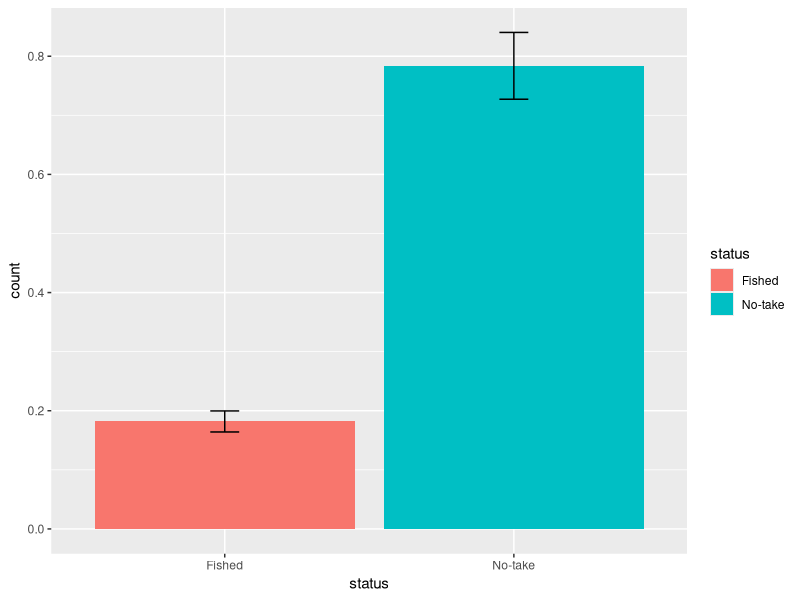
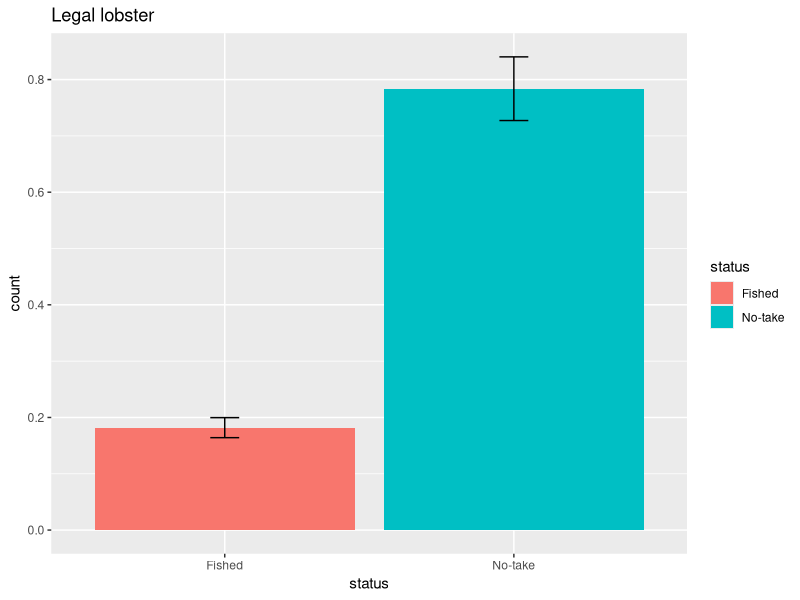
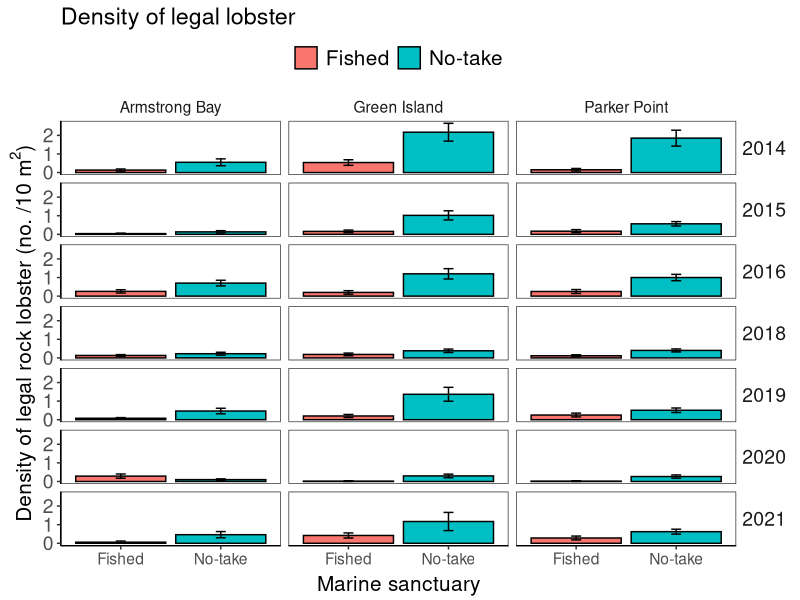
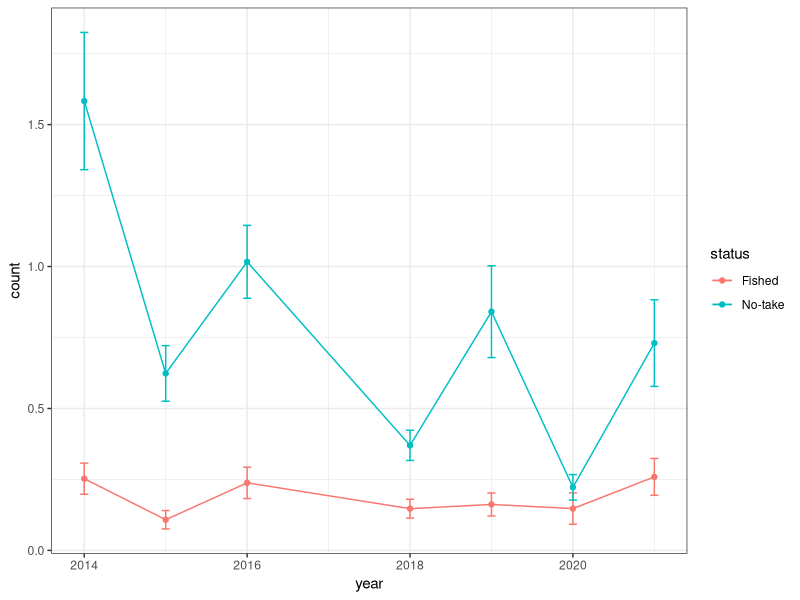
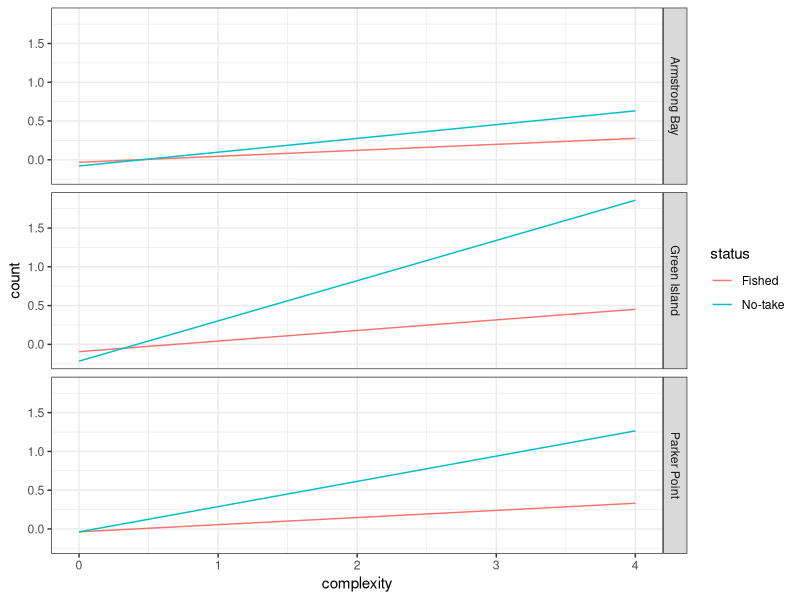
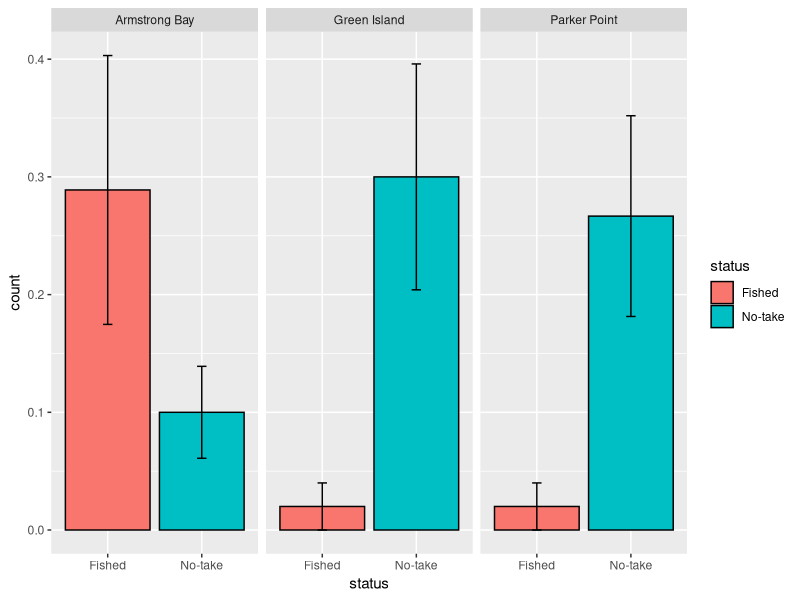
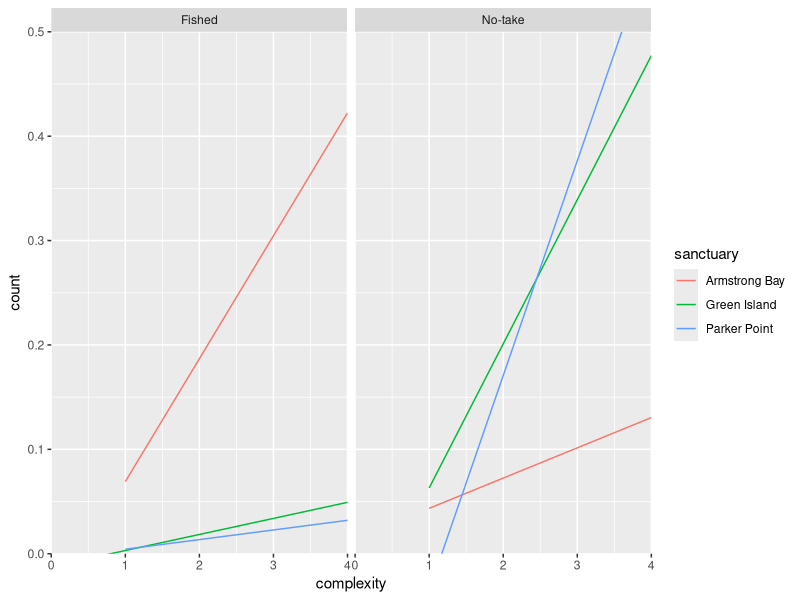
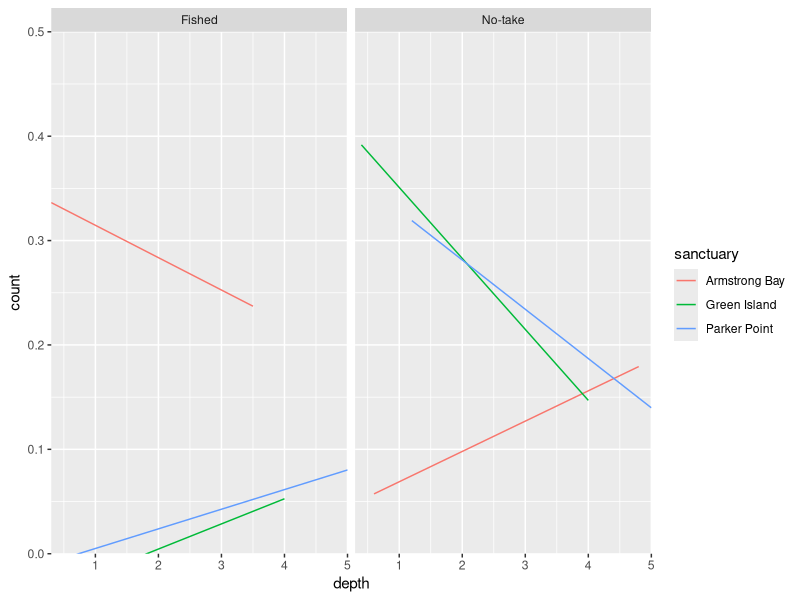

R code for these plots, in order:
## ---- chunk 1

library(knitr)
knitr::opts_chunk$set(echo = TRUE)
## ---- chunk 2
library(tidyr) #to tidy data
library(dplyr) #to transform data
library(readr) #to write data
library(here) #to make robust links to files

library(forcats) #to transform catagorical data
library(ggplot2) #to plot data
## ---- chunk 3
study<-"lobster.density"
## ---- chunk 4
se <- function(x) sd(x) / sqrt(length(x))
se.min <- function(x) (mean(x)) - se(x) #to make SE min.
se.max <- function(x) (mean(x)) + se(x) #to make SE max.
## ---- chunk 5
data.dir <- here("Data")

# or for ecocloud
#data.dir <- here("workspace","Template-lobster-density","Data")
## ---- chunk 6
dir.create(file.path(here(), "Plots")) #create Plots folder

plots.dir=here("Plots")

# or for ecocloud
#dir.create(file.path(here(), "workspace","Template-lobster-density","Plots"))
#plots.dir <- here("workspace","Template-lobster-density","Plots")

## ---- chunk 7
data.dir <- here("Data")
setwd(data.dir)#this is out shortcut using here()
dir()

dat<-read_csv("lobster.density.csv")%>%
  glimpse()

## ---- chunk 8

ggplot(dat%>%filter(size.class=="legal"), aes(x=status, y=count,fill=status)) + 
  stat_summary(fun.y=mean, geom="bar") + #add bar at mean
  stat_summary(fun.ymin = se.min, fun.ymax = se.max, geom = "errorbar", width = 0.1) #add error bars

## ---- chunk 9

ggsave(here("Plots","status.barplot.png"))

## ---- chunk 10
status.barplot <- ggplot(dat%>%filter(size.class=="legal"), aes(x=status, y=count,fill=status)) + 
  stat_summary(fun.y=mean, geom="bar") + #add bar at mean
  stat_summary(fun.ymin = se.min, fun.ymax = se.max, geom = "errorbar", width = 0.1) + #add error bars
  ggtitle("Legal lobster") #add a title
status.barplot

## ---- chunk 11
ggsave(here("Plots","status.barplot2.png"),status.barplot)


ggsave(here("Plots","status.barplot2.png"),status.barplot,
       width = 15, height = 8,units = "cm") 

## ---- chunk 12
Theme1 <-
  theme(
    panel.grid.major = element_blank(), #turns off the major grid lines
    panel.grid.minor = element_blank(), #turns off the minor grid lines
    
    text=element_text(size=14), #sets all text to 14
    
    axis.title.x=element_text(vjust=0.3, size=15),
    axis.title.y=element_text(vjust=0.6, angle=90, size=15),
    axis.text.y=element_text(size=14),
    axis.line.x=element_line(colour="black", size=0.5,linetype='solid'),
    axis.line.y=element_line(colour="black", size=0.5,linetype='solid'),
    
    legend.title = element_blank(), #turns off the legend title
    legend.background = element_blank(), #turns off the legend outline
    legend.key = element_blank(), # turns off the rectangle around symbols in the legend
    legend.text = element_text(size=15),
    legend.position = "top",
    
    strip.text.y = element_text(size = 14,angle = 0), #sets size and angle of text in facet strip
    strip.background = element_blank()) #turns off the facet strip box
## ---- chunk 13

status.year.sanctuary<-ggplot(dat%>%filter(size.class=="legal"), aes(x=status, y=count,fill=status)) + 
  stat_summary(fun.y=mean, geom="bar", colour="black") +
  stat_summary(fun.ymin = se.min, fun.ymax = se.max, geom = "errorbar", width = 0.1) +
  # Labels
  xlab("Marine sanctuary")+
  ylab(bquote('Density of legal rock lobster (no. /10 m'^2*')'))+
  ggtitle("Density of legal lobster")+
  # Apperance
  theme_bw()+
  Theme1+
  facet_grid(year~sanctuary)
status.year.sanctuary

## ---- chunk 14
ggsave(here("Plots","status.barplot.png"),status.year.sanctuary,
       width = 15, height = 15,units = "cm")

## ---- chunk 15
ggplot(dat%>%filter(size.class=="legal"), aes(x=year, y=count,colour=status)) + 
  stat_summary(fun.y=mean, geom="point") +
  stat_summary(fun.y=mean, geom="line") +
  stat_summary(fun.ymin = se.min, fun.ymax = se.max, geom = "errorbar", width = 0.1)+
  theme_bw()
## ---- chunk 16
ggplot(dat%>%filter(size.class=="legal"), aes(x=complexity, y=count,colour=status)) + 
  geom_smooth(method=lm, size=0.5,se=F)+
  theme_bw()+
  facet_grid(sanctuary~.)
## ---- chunk 17
ggplot(dat%>%filter(size.class=="legal"&year==2020),aes(x=status, y=count,fill=status)) +
    stat_summary(fun.y=mean, geom="bar", colour="black") +
    stat_summary(fun.ymin = se.min, fun.ymax = se.max, geom = "errorbar", width = 0.1) +
    facet_grid(.~sanctuary)
## ---- chunk 18
 ggplot(dat%>%filter(size.class=="legal"&year==2020), aes(x=complexity, y=count,colour=sanctuary)) + 
    geom_smooth(method=lm, size=0.5,se=F)+
    coord_cartesian(ylim = c(0, 0.5), expand = FALSE)+
  facet_grid(.~status)
## ---- chunk 19
 ggplot(dat%>%filter(size.class=="legal"&year==2020), aes(x=depth, y=count,colour=sanctuary)) + 
    geom_smooth(method=lm, size=0.5,se=F)+
    coord_cartesian(ylim = c(0, 0.5), expand = FALSE)+
  facet_grid(.~status)
## ---- chunk 20
 ggplot(dat%>%filter(size.class=="legal"&year==2019), aes(x=complexity, y=count,colour=sanctuary)) + 
    geom_smooth(method=lm, size=0.5,se=T)+
    coord_cartesian(ylim = c(0, 3), expand = FALSE)+
  ggtitle("incorrect SE")
## ---- chunk 21
glimpse(dat)

ggplot(dat%>%filter(size.class=="legal"&sanctuary=="Armstrong Bay"),aes(x=year, y=count,colour=status)) +
    stat_summary(fun.y=mean, geom="point", colour="black") +
    stat_summary(fun.ymin = se.min, fun.ymax = se.max, geom = "errorbar", width = 0.1) +
    facet_grid(site.new~.)+
  theme(strip.text.y = element_text(angle=0))
## ---- chunk 22
glimpse(dat)

ggplot(dat%>%filter(size.class=="legal"&sanctuary=="Green Island"),aes(x=year, y=count,colour=status)) +
    stat_summary(fun.y=mean, geom="point", colour="black") +
    stat_summary(fun.ymin = se.min, fun.ymax = se.max, geom = "errorbar", width = 0.1) +
    facet_grid(site.new~.)+
  theme(strip.text.y = element_text(angle=0))
## ---- chunk 23
glimpse(dat)

ggplot(dat%>%filter(size.class=="legal"&sanctuary=="Parker Point"),aes(x=year, y=count,colour=status)) +
    stat_summary(fun.y=mean, geom="point", colour="black") +
    stat_summary(fun.ymin = se.min, fun.ymax = se.max, geom = "errorbar", width = 0.1) +
    facet_grid(site.new~.)+
  theme(strip.text.y = element_text(angle=0))
